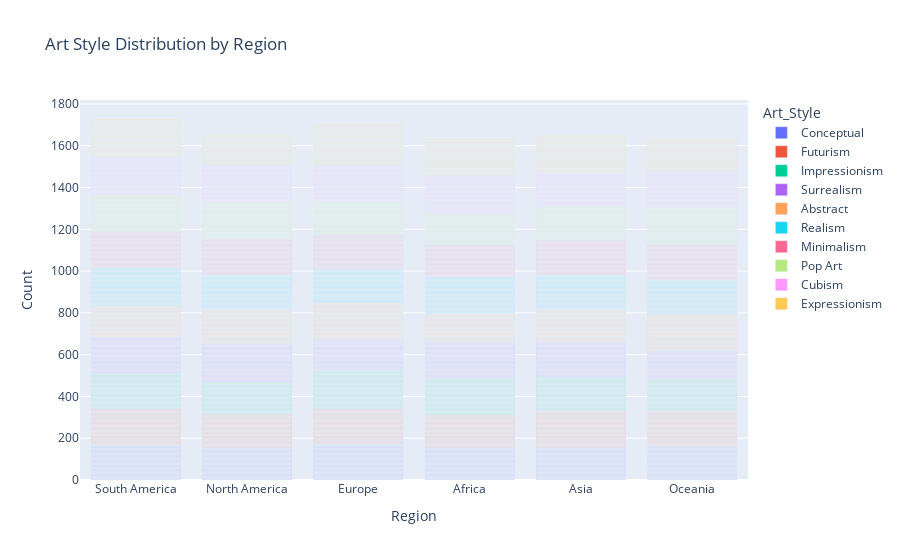

The notebook cell this image was saved under:
### Code cell
import plotly.express as px
fig = px.bar(df_no_outliers, x='Region', color='Art_Style', 
             title="Art Style Distribution by Region",
             labels={'count': 'Count'})
fig.show()

### Figure 1 — Plotly figure (JSON) as saved in the notebook; plotly's stock layout.template omitted (floating-point values rounded to 4 significant figures; data arrays with more than 128 entries replaced by an {"elided": "..."} marker saying what was removed)
{"data": [{"alignmentgroup": "True", "hovertemplate": "Art_Style=Conceptual<br>Region=%{x}<br>Count=%{y}<extra></extra>", "legendgroup": "Conceptual", "marker": {"color": "#636efa", "pattern": {"shape": ""}}, "name": "Conceptual", "offsetgroup": "Conceptual", "orientation": "v", "showlegend": true, "textposition": "auto", "type": "bar", "x": {"elided": "969 str values"}, "xaxis": "x", "y": {"elided": "969 int values"}, "yaxis": "y"}, {"alignmentgroup": "True", "hovertemplate": "Art_Style=Futurism<br>Region=%{x}<br>Count=%{y}<extra></extra>", "legendgroup": "Futurism", "marker": {"color": "#EF553B", "pattern": {"shape": ""}}, "name": "Futurism", "offsetgroup": "Futurism", "orientation": "v", "showlegend": true, "textposition": "auto", "type": "bar", "x": {"elided": "1016 str values"}, "xaxis": "x", "y": {"elided": "1016 int values"}, "yaxis": "y"}, {"alignmentgroup": "True", "hovertemplate": "Art_Style=Impressionism<br>Region=%{x}<br>Count=%{y}<extra></extra>", "legendgroup": "Impressionism", "marker": {"color": "#00cc96", "pattern": {"shape": ""}}, "name": "Impressionism", "offsetgroup": "Impressionism", "orientation": "v", "showlegend": true, "textposition": "auto", "type": "bar", "x": {"elided": "996 str values"}, "xaxis": "x", "y": {"elided": "996 int values"}, "yaxis": "y"}, {"alignmentgroup": "True", "hovertemplate": "Art_Style=Surrealism<br>Region=%{x}<br>Count=%{y}<extra></extra>", "legendgroup": "Surrealism", "marker": {"color": "#ab63fa", "pattern": {"shape": ""}}, "name": "Surrealism", "offsetgroup": "Surrealism", "orientation": "v", "showlegend": true, "textposition": "auto", "type": "bar", "x": {"elided": "974 str values"}, "xaxis": "x", "y": {"elided": "974 int values"}, "yaxis": "y"}, {"alignmentgroup": "True", "hovertemplate": "Art_Style=Abstract<br>Region=%{x}<br>Count=%{y}<extra></extra>", "legendgroup": "Abstract", "marker": {"color": "#FFA15A", "pattern": {"shape": ""}}, "name": "Abstract", "offsetgroup": "Abstract", "orientation": "v", "showlegend": true, "textposition": "auto", "type": "bar", "x": {"elided": "949 str values"}, "xaxis": "x", "y": {"elided": "949 int values"}, "yaxis": "y"}, {"alignmentgroup": "True", "hovertemplate": "Art_Style=Realism<br>Region=%{x}<br>Count=%{y}<extra></extra>", "legendgroup": "Realism", "marker": {"color": "#19d3f3", "pattern": {"shape": ""}}, "name": "Realism", "offsetgroup": "Realism", "orientation": "v", "showlegend": true, "textposition": "auto", "type": "bar", "x": {"elided": "1022 str values"}, "xaxis": "x", "y": {"elided": "1022 int values"}, "yaxis": "y"}, {"alignmentgroup": "True", "hovertemplate": "Art_Style=Minimalism<br>Region=%{x}<br>Count=%{y}<extra></extra>", "legendgroup": "Minimalism", "marker": {"color": "#FF6692", "pattern": {"shape": ""}}, "name": "Minimalism", "offsetgroup": "Minimalism", "orientation": "v", "showlegend": true, "textposition": "auto", "type": "bar", "x": {"elided": "995 str values"}, "xaxis": "x", "y": {"elided": "995 int values"}, "yaxis": "y"}, {"alignmentgroup": "True", "hovertemplate": "Art_Style=Pop Art<br>Region=%{x}<br>Count=%{y}<extra></extra>", "legendgroup": "Pop Art", "marker": {"color": "#B6E880", "pattern": {"shape": ""}}, "name": "Pop Art", "offsetgroup": "Pop Art", "orientation": "v", "showlegend": true, "textposition": "auto", "type": "bar", "x": {"elided": "1008 str values"}, "xaxis": "x", "y": {"elided": "1008 int values"}, "yaxis": "y"}, {"alignmentgroup": "True", "hovertemplate": "Art_Style=Cubism<br>Region=%{x}<br>Count=%{y}<extra></extra>", "legendgroup": "Cubism", "marker": {"color": "#FF97FF", "pattern": {"shape": ""}}, "name": "Cubism", "offsetgroup": "Cubism", "orientation": "v", "showlegend": true, "textposition": "auto", "type": "bar", "x": {"elided": "1050 str values"}, "xaxis": "x", "y": {"elided": "1050 int values"}, "yaxis": "y"}, {"alignmentgroup": "True", "hovertemplate": "Art_Style=Expressionism<br>Region=%{x}<br>Count=%{y}<extra></extra>", "legendgroup": "Expressionism", "marker": {"color": "#FECB52", "pattern": {"shape": ""}}, "name": "Expressionism", "offsetgroup": "Expressionism", "orientation": "v", "showlegend": true, "textposition": "auto", "type": "bar", "x": {"elided": "1021 str values"}, "xaxis": "x", "y": {"elided": "1021 int values"}, "yaxis": "y"}], "layout": {"autosize": true, "barmode": "relative", "legend": {"title": {"text": "Art_Style"}, "tracegroupgap": 0}, "title": {"text": "Art Style Distribution by Region"}, "xaxis": {"anchor": "y", "autorange": true, "domain": [0, 1], "range": [-0.5, 5.5], "title": {"text": "Region"}, "type": "category"}, "yaxis": {"anchor": "x", "autorange": true, "domain": [0, 1], "range": [0, 1819.0], "title": {"text": "Count"}, "type": "linear"}}}
